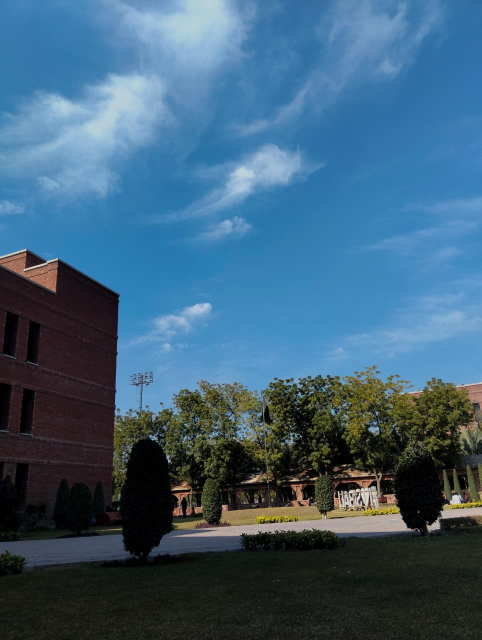
#> input picture WhatsApp Image 2026-02-01 at 11.42.52 PM.jpeg, 963 x 1280 px (shown at 1/2 size)
$ python task3-part3.py
#> lines starting #> are read from the running program, lines starting #| are printed output that depends on the picture
import cv2
import numpy as np

# Load images
img1_raw = cv2.imread('WhatsApp Image 2026-02-01 at 11.42.52 PM.jpeg')
#> img1_raw is the input picture: shape (1280, 963, 3); mean B, G, R 119.8, 96, 62.1
img2_raw = cv2.imread('2.jpeg')
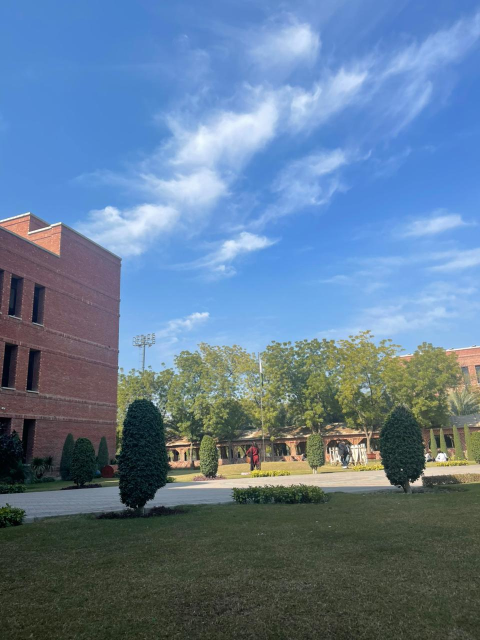
#> input picture 2.jpeg, 960 x 1280 px (shown at 1/2 size)
#> img2_raw is the input picture: shape (1280, 960, 3); mean B, G, R 148.5, 123.6, 98.6

# Resize for math (must be identical)
size = (500, 500)
img1 = cv2.resize(img1_raw, size)
img2 = cv2.resize(img2_raw, size)

def remove_brightness_lab(image):
    lab = cv2.cvtColor(image, cv2.COLOR_BGR2Lab)
#> lab: shape (500, 500, 3); mean of channels 0, 1, 2 98.1, 125.2, 112.5
    l, a, b = cv2.split(lab)
    l.fill(128) # Neutralizing the 'L' channel
#> l: shape (500, 500); every value is 128
    normalized_lab = cv2.merge([l, a, b])
#> normalized_lab: shape (500, 500, 3); mean of channels 0, 1, 2 128, 125.2, 112.5
    return cv2.cvtColor(normalized_lab, cv2.COLOR_Lab2BGR)
#> in remove_brightness_lab (call 2), `lab = cv2.cvtColor(image, cv2.COLOR_BGR2Lab)`: lab: shape (500, 500, 3); mean of channels 0, 1, 2 128.6, 127.4, 113.2
#> in remove_brightness_lab (call 2), `normalized_lab = cv2.merge([l, a, b])`: normalized_lab: shape (500, 500, 3); mean of channels 0, 1, 2 128, 127.4, 113.2

def remove_brightness_hsv(image):
    hsv = cv2.cvtColor(image, cv2.COLOR_BGR2HSV)
#> hsv: shape (500, 500, 3); mean H, S, V 89.3, 124.8, 125.1
    h, s, v = cv2.split(hsv)
    v.fill(128) # Neutralizing the 'V' channel
    normalized_hsv = cv2.merge([h, s, v])
#> normalized_hsv: shape (500, 500, 3); mean H, S, V 89.3, 124.8, 128
    return cv2.cvtColor(normalized_hsv, cv2.COLOR_HSV2BGR)

# Generate Normalized Versions
img1_lab_norm = remove_brightness_lab(img1)
img2_lab_norm = remove_brightness_lab(img2)

img1_hsv_norm = remove_brightness_hsv(img1)
img2_hsv_norm = remove_brightness_hsv(img2)
#> in remove_brightness_hsv (call 2), `hsv = cv2.cvtColor(image, cv2.COLOR_BGR2HSV)`: hsv: shape (500, 500, 3); mean H, S, V 86.2, 98.6, 157.8
#> in remove_brightness_hsv (call 2), `h, s, v = cv2.split(hsv)`:
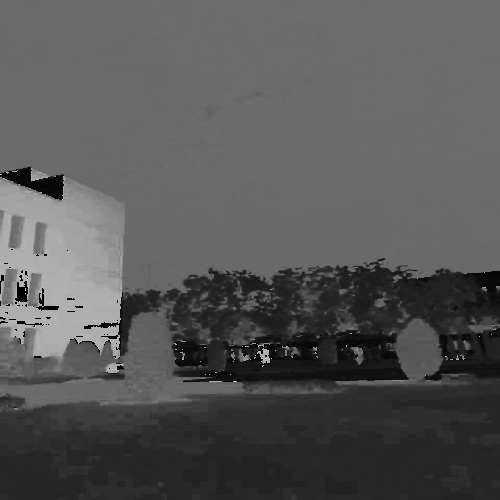
#> h: shape (500, 500); min 0, max 179, mean 86.2
#> in remove_brightness_hsv (call 2), `h, s, v = cv2.split(hsv)`:
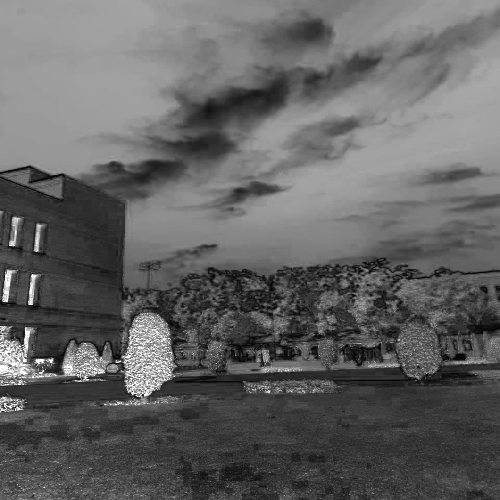
#> s: shape (500, 500); min 0, max 255, mean 98.6
#> in remove_brightness_hsv (call 2), `h, s, v = cv2.split(hsv)`:
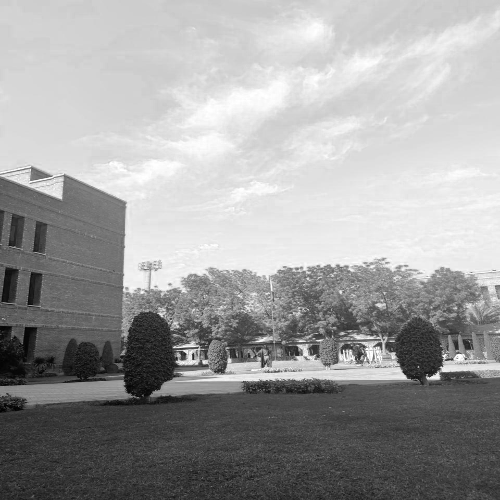
#> v: shape (500, 500); min 1, max 255, mean 157.8
#> in remove_brightness_hsv (call 2), `normalized_hsv = cv2.merge([h, s, v])`: normalized_hsv: shape (500, 500, 3); mean H, S, V 86.2, 98.6, 128
#> in remove_brightness_hsv (call 2), `return cv2.cvtColor(normalized_hsv, cv2.COLOR_HSV2BGR)`:
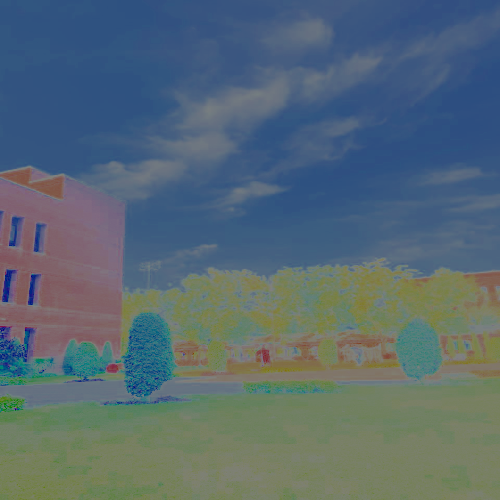
#> returned value: shape (500, 500, 3); mean B, G, R 115.2, 105.6, 87.5

# [6 lines of commented-out code are left out]


def get_dist(a, b):
    return np.sqrt(np.sum((a.astype("float") - b.astype("float")) ** 2))

# --- PART 2: Raw Comparison ---
dist_rgb = get_dist(img1, img2)
#> dist_rgb = 49016.6

# Visualizing the difference (Where the sun changed things)
diff_map_rgb = cv2.absdiff(img1, img2)
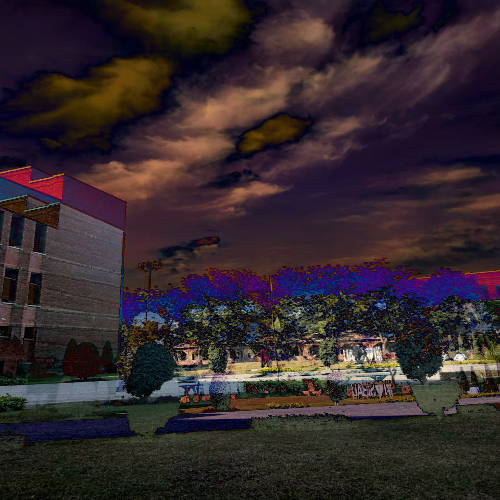
#> diff_map_rgb: shape (500, 500, 3); mean B, G, R 44.7, 40.7, 52

# --- PART 3: Normalized Comparison ---
# Compare using only 'a' and 'b' channels of Lab
lab1 = cv2.cvtColor(img1, cv2.COLOR_BGR2Lab)
lab2 = cv2.cvtColor(img2, cv2.COLOR_BGR2Lab)
dist_lab_normalized = get_dist(lab1[:,:,1:], lab2[:,:,1:])
#> dist_lab_normalized = 8448.6

# Visualizing the difference after normalization
diff_map_lab = cv2.absdiff(img1_lab_norm, img2_lab_norm)
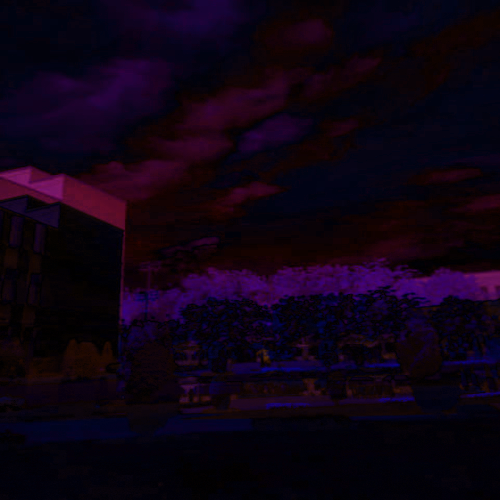
#> diff_map_lab: shape (500, 500, 3); mean B, G, R 18.5, 2.7, 14.3

# Print Results
print(f"Distance RGB (Original): {dist_rgb:,.0f}")
#| Distance RGB (Original): 49,017
print(f"Distance Lab (Normalized): {dist_lab_normalized:,.0f}")
#| Distance Lab (Normalized): 8,449

# Show Difference Maps
cv2.imshow("Difference Before (RGB)", diff_map_rgb)
cv2.imshow("Difference After (Lab Normalized)", diff_map_lab)
cv2.waitKey(0)
cv2.destroyAllWindows()
